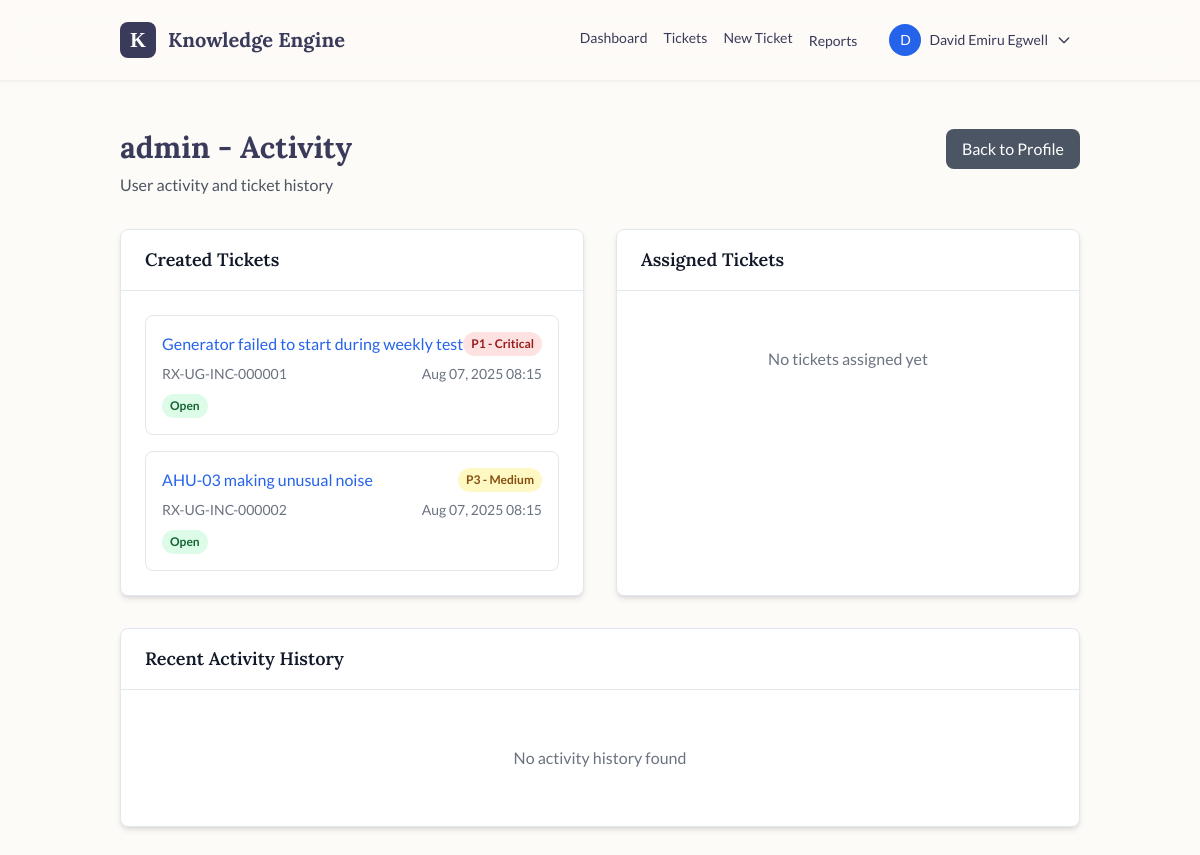
Before: /users/activity/1/ (signed in) with the older database file.
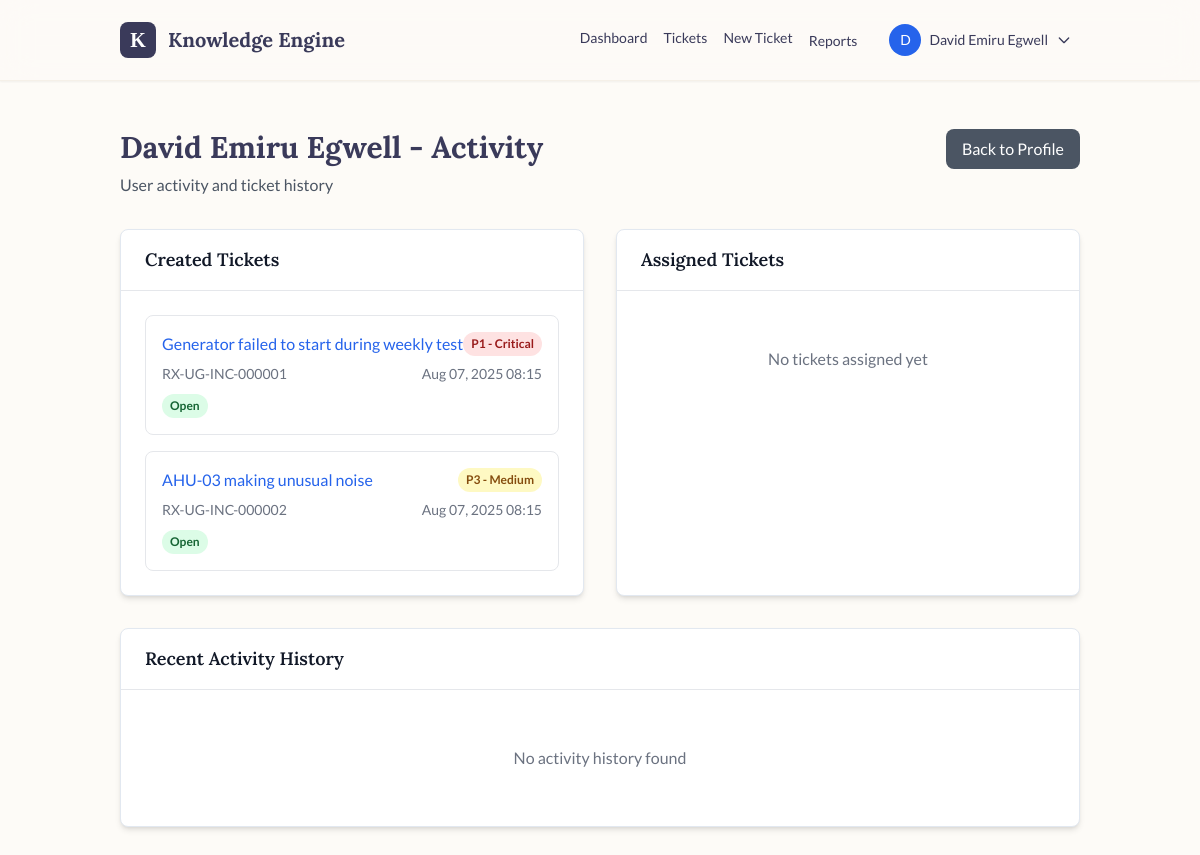
After: the same page with the newer database file.
### tickets/models.py (models this page shows, shortened)
class User(AbstractUser):
    ROLE_CHOICES = (
        ('technician', 'Facilities Technician'),
        ('engineer', 'Facilities Engineer'),
        ('manager', 'Facilities Manager'),
        ('bms', 'BMS/Control Centre Staff'),
        ('admin', 'System Administrator'),
    )
    role = models.CharField(max_length=20, choices=ROLE_CHOICES, default='technician')
    phone = models.CharField(max_length=20, blank=True)
    department = models.CharField(max_length=100, blank=True)
    def get_full_name(self):
        return f"{self.first_name} {self.last_name}".strip() or self.username

### tickets/user_views.py (the view)
# urls.py: path('activity/', user_activity, name='activity'),
@login_required
def user_activity(request, pk=None):
    if pk:
        if request.user.is_staff or str(request.user.pk) == str(pk):
            user = get_object_or_404(User, pk=pk)
        else:
            user = request.user
    else:
        user = request.user
    created_tickets = Ticket.objects.filter(created_by=user).order_by('-created_at')
    assigned_tickets = Ticket.objects.filter(assigned_to=user).order_by('-updated_at')
    history_entries = TicketHistory.objects.filter(user=user).order_by('-timestamp')[:50]
    created_paginator = Paginator(created_tickets, 10)
    assigned_paginator = Paginator(assigned_tickets, 10)
    created_page = request.GET.get('created_page', 1)
    assigned_page = request.GET.get('assigned_page', 1)
    created_tickets_page = created_paginator.get_page(created_page)
    assigned_tickets_page = assigned_paginator.get_page(assigned_page)
    context = {
        'profile_user': user,
        'created_tickets': created_tickets_page,
        'assigned_tickets': assigned_tickets_page,
        'history_entries': history_entries,
        'can_edit': request.user == user or request.user.is_staff,
    }
    return render(request, 'users/user_activity.html', context)

### core/context_processors.py (called while the page is built)
def auth_enabled(request):
    return {'user_o365_auth_enabled': getattr(settings, 'USER_O365_AUTH_ENABLED', False)}

### tickets/templates/users/user_activity.html (shortened to what the changed rows need)
{% extends 'tickets/base.html' %}
{% block content %}
<div class="mb-8">
    <div class="flex justify-between items-start">
        <div>
            <h1 class="text-3xl font-bold text-[#3A3A5A] mb-2">{{ profile_user.get_full_name }} - Activity</h1>
            <p class="text-gray-600">User activity and ticket history</p>
        </div>
    </div>
</div>
{% endblock %}

Changed rows visible on the page:
changed User (number 2 of 2 on the later page): get_full_name "admin" → "David Emiru Egwell"
